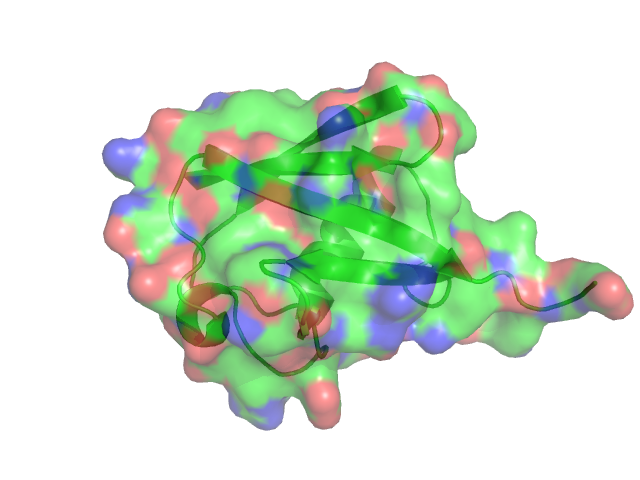
#> input picture overview_test.png, 640 x 480 px
$ python verify_transparency.py
#> lines starting #> are read from the running program, lines starting #| are printed output that depends on the picture
#!/usr/bin/env python3
"""Verify PNG transparency by checking alpha channel values."""

import sys
from pathlib import Path

try:
    import numpy as np
    from PIL import Image
except ImportError:
    print("Installing required packages...")
    import subprocess

    subprocess.check_call([sys.executable, "-m", "pip", "install", "Pillow", "numpy"])
    import numpy as np
    from PIL import Image


def check_transparency(png_path):
    """Check if a PNG file has transparent pixels."""
#> called with png_path = 'overview_test.png'
    try:
        img = Image.open(png_path)
#> img is the input picture: PIL image 640x480 RGBA; mean R, G, B, A 191.3, 212.3, 187.2, 63.7

        # Convert to RGBA if not already
        if img.mode != "RGBA":
            img = img.convert("RGBA")

        # Get alpha channel
        alpha_channel = np.array(img)[:, :, 3]
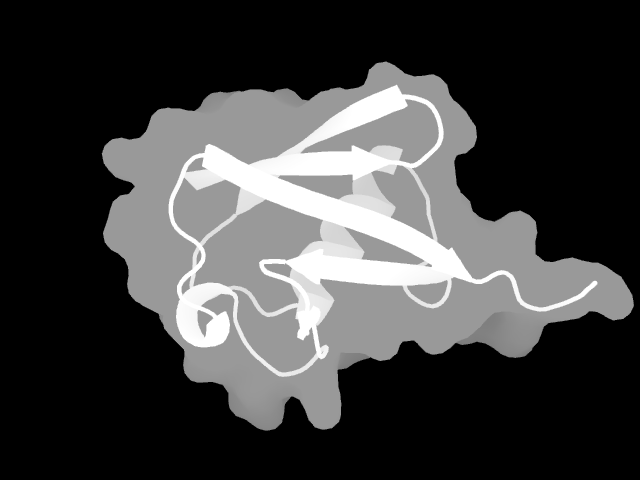
#> alpha_channel: shape (480, 640); min 0, max 255, mean 63.7

        # Check for transparency
        min_alpha = alpha_channel.min()
#> min_alpha = 0
        max_alpha = alpha_channel.max()
#> max_alpha = 255
        transparent_pixels = np.sum(alpha_channel < 255)
#> transparent_pixels = 292149
        total_pixels = alpha_channel.size
#> total_pixels = 307200

        print(f"\n=== {png_path} ===")
        print(f"Image size: {img.size}")
#| Image size: (640, 480)
        print(f"Mode: {img.mode}")
#| Mode: RGBA
        print(f"Alpha range: {min_alpha} - {max_alpha}")
#| Alpha range: 0 - 255
        print(f"Transparent pixels: {transparent_pixels:,} / {total_pixels:,}")
#| Transparent pixels: 292,149 / 307,200
        print(f"Transparency percentage: {(transparent_pixels/total_pixels)*100:.2f}%")
#| Transparency percentage: 95.10%

        if transparent_pixels > 0:
            print("✅ HAS TRANSPARENCY")
        else:
            print("❌ NO TRANSPARENCY")

        return transparent_pixels > 0

    except Exception as e:
        print(f"❌ Error checking {png_path}: {e}")
        return False


def main():
    """Check transparency of generated PNG files."""
    print("🔍 Verifying PNG Transparency")

    png_files = ["overview_test.png", "overview_opaque.png", "transparent_molecule.png"]

    results = {}
    for png_file in png_files:
        if Path(png_file).exists():
            results[png_file] = check_transparency(png_file)
        else:
            print(f"\n❌ {png_file} not found")
            results[png_file] = None
#> pass 2 of the loop in main, `for png_file in png_files:`:
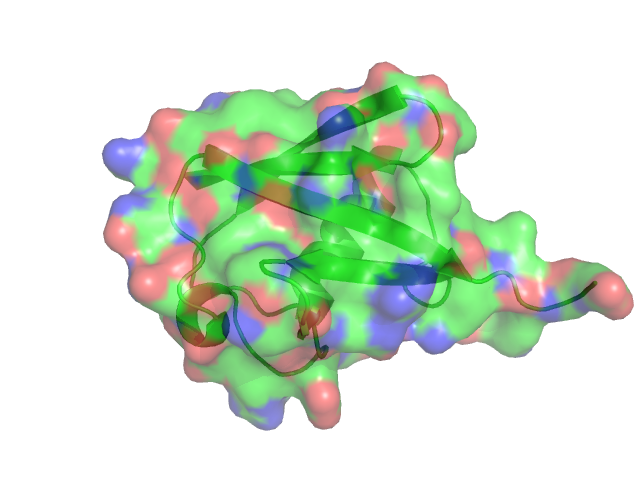
#> input picture overview_opaque.png, 640 x 480 px
#> in check_transparency, img is the input picture: PIL image 640x480 RGBA; mean R, G, B, A 191.3, 212.3, 187.2, 63.7
#> in check_transparency (call 2), `alpha_channel = np.array(img)[:, :, 3]`:
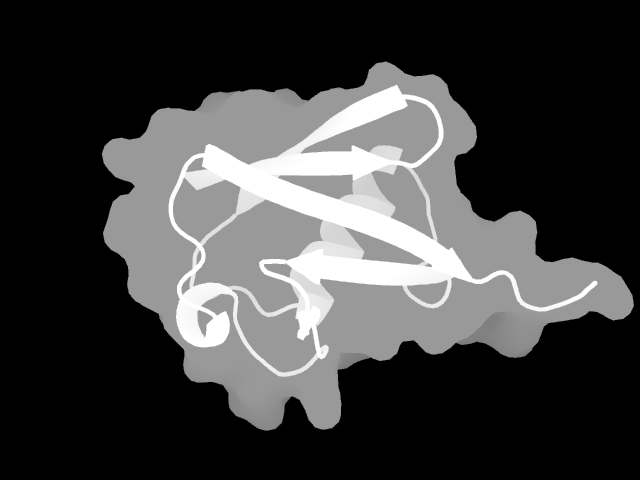
#> alpha_channel: shape (480, 640); min 0, max 255, mean 63.7
#| Image size: (640, 480)
#| Mode: RGBA
#| Alpha range: 0 - 255
#| Transparent pixels: 292,149 / 307,200
#| Transparency percentage: 95.10%
#> pass 3 of the loop in main, `for png_file in png_files:`:
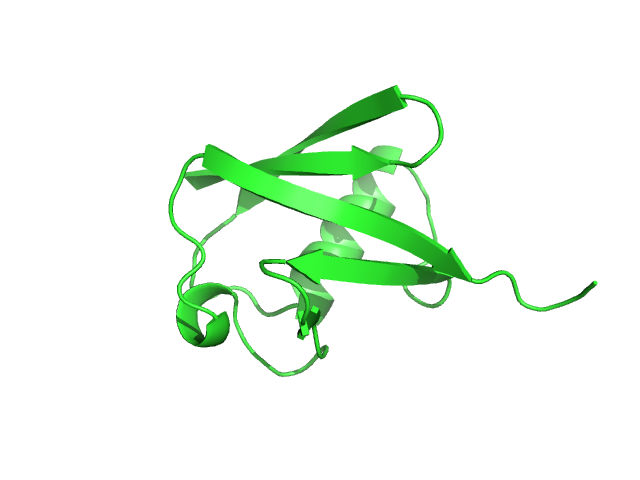
#> input picture transparent_molecule.png, 640 x 480 px
#> in check_transparency, img is the input picture: PIL image 640x480 RGBA; mean R, G, B, A 231.7, 245.2, 231.7, 21.2
#> in check_transparency (call 3), `alpha_channel = np.array(img)[:, :, 3]`:
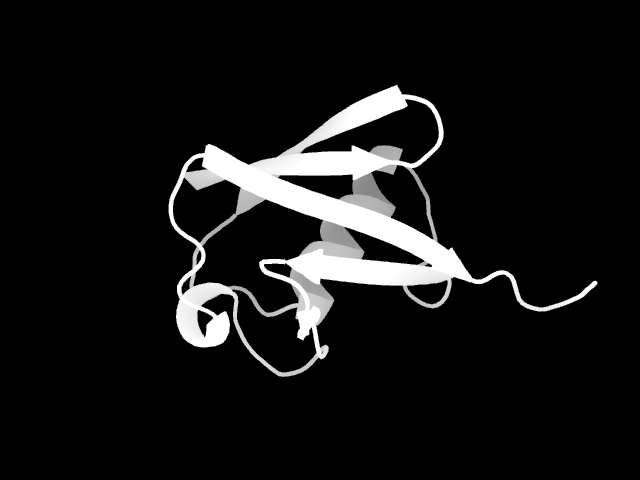
#> alpha_channel: shape (480, 640); min 0, max 255, mean 21.2
#> transparent_pixels = 292345
#| Image size: (640, 480)
#| Mode: RGBA
#| Alpha range: 0 - 255
#| Transparent pixels: 292,345 / 307,200
#| Transparency percentage: 95.16%

    print("\n" + "=" * 50)
    print("📊 SUMMARY")
    print("=" * 50)

    for png_file, has_transparency in results.items():
        if has_transparency is None:
            status = "NOT FOUND"
        elif has_transparency:
            status = "✅ TRANSPARENT"
        else:
            status = "❌ OPAQUE"
        print(f"{png_file:25} {status}")
#> this loop made 3 passes
#> png_file on passes 1 to 3: 'overview_test.png', 'overview_opaque.png', 'transparent_molecule.png'
#| overview_test.png         ✅ TRANSPARENT
#| overview_opaque.png       ✅ TRANSPARENT
#| transparent_molecule.png  ✅ TRANSPARENT

    # Check if we have working transparency
    transparent_files = [f for f, t in results.items() if t is True]
#> transparent_files = []
    if transparent_files:
        print(f"\n🎉 SUCCESS: {len(transparent_files)} file(s) have transparency!")
        print("The PyMOL transparent background rendering is working correctly.")
    else:
        print(
            "\n⚠️  No transparent files found. Check PyMOL ray_opaque_background setting."
        )


if __name__ == "__main__":
    main()
